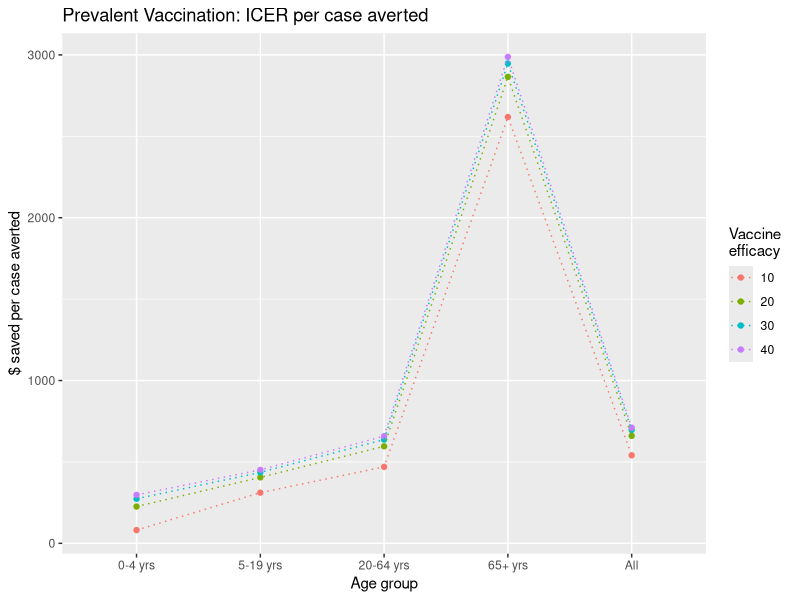
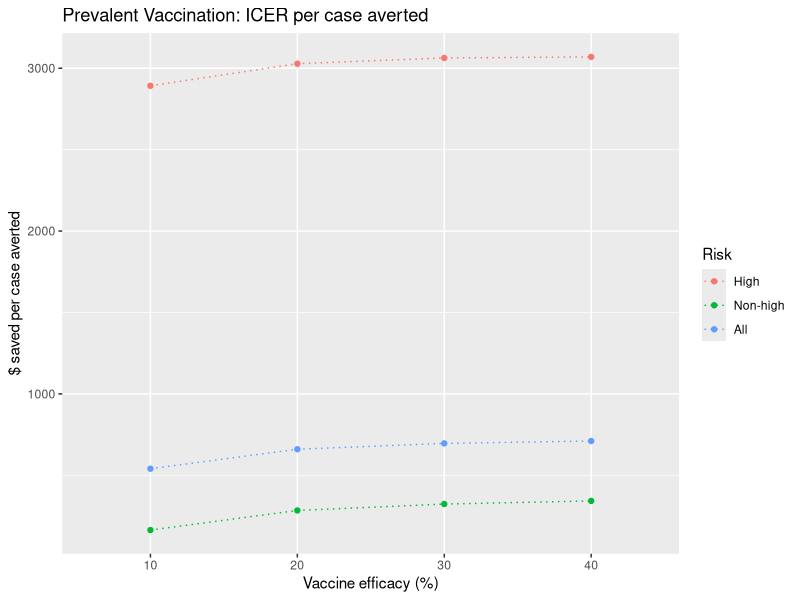
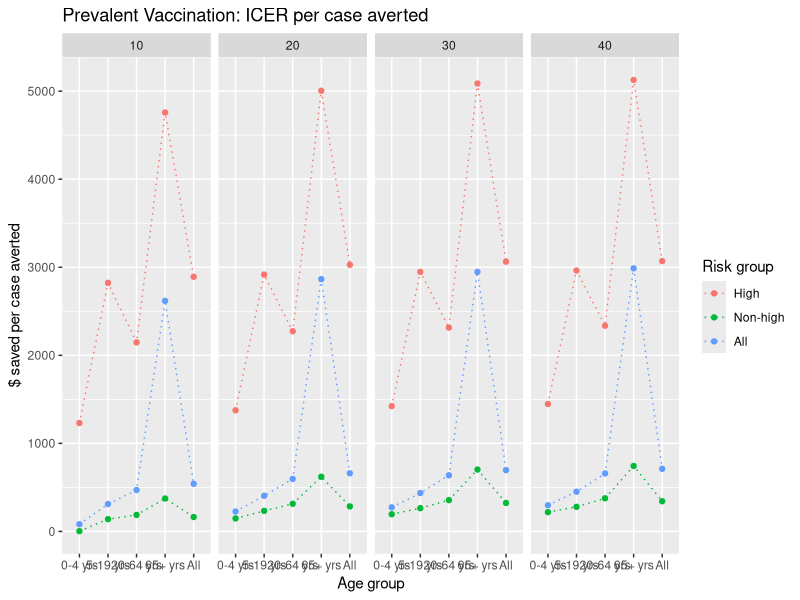
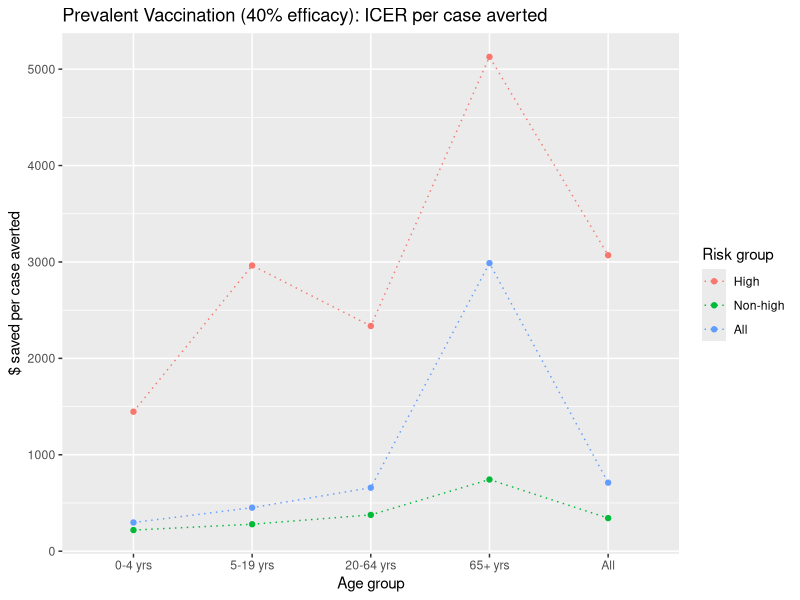
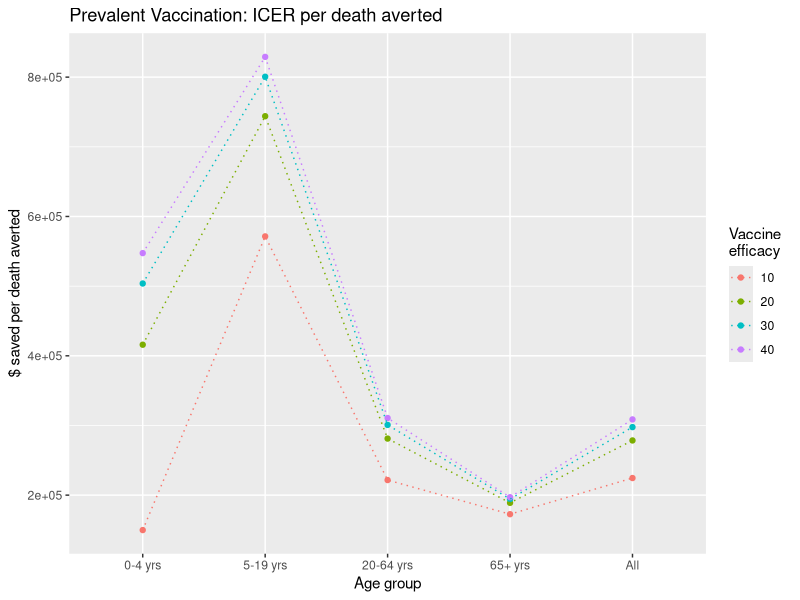
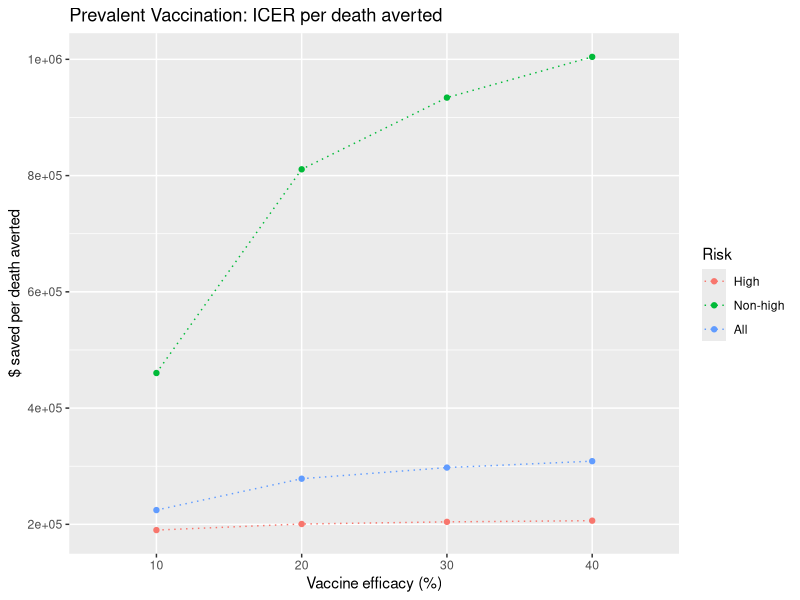
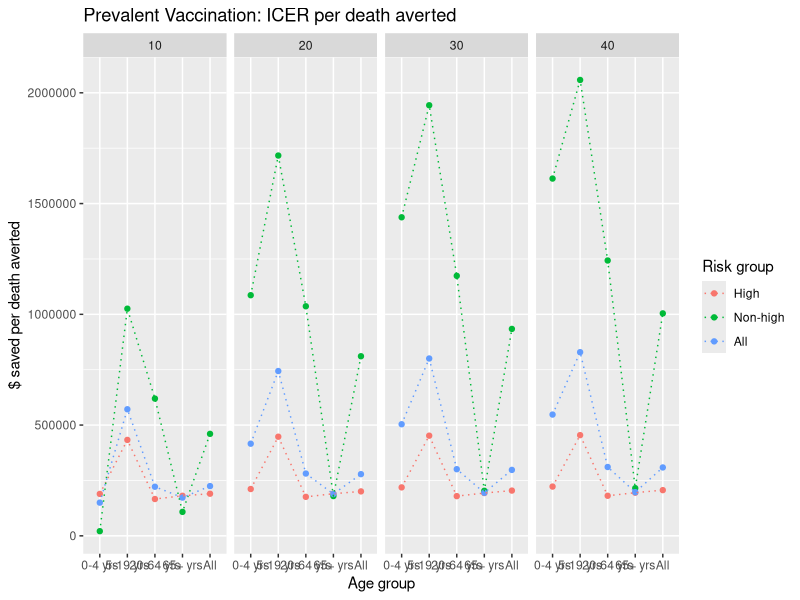
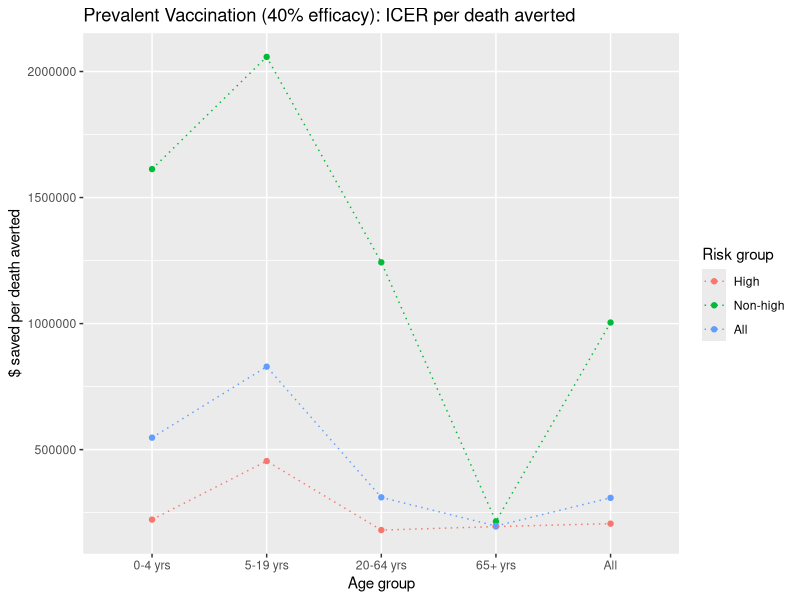

Write R code to recreate these figures, in order.
## ---- chunk 1
knitr::opts_chunk$set(
	echo = FALSE,
	warning = TRUE,
	cache = TRUE,
	tidy = TRUE
)
## ---- chunk 2
rm(list = ls(all.names = TRUE))

library(ggplot2)
library(tidyr)
library(dplyr)
library(knitr)
library(rmarkdown)
library(formatR)
## ---- chunk 3
data <- read.csv("df/icer-all.csv", as.is = TRUE)
df <- data[(data$reference=="base"),]

df$cost.diff.per100k <- as.numeric(df$cost.diff.per100k)
df$cases.averted <- as.numeric(df$cases.averted)
df$cases.averted.per100k <- as.numeric(df$cases.averted.per100k)
df$icer.case.averted <- as.numeric(df$icer.case.averted)
df$deaths.averted <- as.numeric(df$deaths.averted)
df$deaths.averted.per100k <- as.numeric(df$ deaths.averted.per100k)
df$icer.death.averted <- as.numeric(df$icer.death.averted)
df$dalys <- as.numeric(df$dalys)
df$dalys.per100k <- as.numeric(df$dalys.per100k)
df$dalys.averted <- as.numeric(df$dalys.averted)
df$dalys.averted.per100k <- as.numeric(df$dalys.averted.per100k)
df$icer.daly.averted <- as.numeric(df$icer.daly.averted)
## ---- chunk 4
# subset relevant efficacies
df2 <- df[!(df$scenario == 'vaxbase' & df$v.eff %in% c(50, 60)),]
#table(df2$v.eff, useNA = 'always')

df3 <- df2[!(df2$scenario == 'vax70' & df2$v.eff %in% c(30,40)), ]
#table(df3$scenario, df3$v.eff, useNA = 'always')

# factors
df3$age <- factor(df3$age, levels = c("0-4 yrs", "5-19 yrs", "20-64 yrs", "65+ yrs", "All"))
df3$risk <- factor(df3$risk, levels = c("High", "Non-high", "All"))
df3$scenario <- factor(df3$scenario, levels = c("vaxbase", "vax70"))
df3$v.eff <- factor(df3$v.eff)
## ---- chunk 5
# subset scenario
df_base <- df3[(df3$scenario == 'vaxbase'),]
df_vax70 <- df3[(df3$scenario == 'vax70'),]

# age groups
age_df_base <- df_base[(df_base$risk == "All"),]
age_df_vax70 <- df_vax70[(df_vax70$risk == "All"),]

# risk groups
risk_df_base <- df_base[!(df_base$age == 'All'),]
risk_df_vax70 <- df_vax70[!(df_vax70$age == 'All'),]
## ---- chunk 6
t <- labs(y = "$ saved per case averted", title = "Prevalent Vaccination: ICER per case averted")

ggplot(age_df_base, aes(x = age, y = icer.case.averted, color = v.eff, group = v.eff)) +
  geom_point() + geom_line(linetype = "dotted") + labs(x = "Age group", color = "Vaccine \nefficacy") + t

ggplot(df_base[(df_base$age=="All"),], aes(x = v.eff, y = icer.case.averted, group = risk, color = risk)) +
  geom_point() + geom_line(linetype = "dotted") + labs(x = "Vaccine efficacy (%)", color = "Risk") + t

ggplot(df_base, aes(x = age, y = icer.case.averted, group = risk, color = risk)) +
  geom_point() + geom_line(linetype = "dotted") + labs(x = "Age group", color = "Risk group") + t +
  facet_grid(~ v.eff)
## ---- chunk 7
ggplot(df_base[(df_base$v.eff == "40"),], aes(x = age, y = icer.case.averted, group = risk, color = risk)) +
  geom_point() + geom_line(linetype = "dotted") + labs(x = "Age group", color = "Risk group") + 
  ylab("$ saved per case averted") + ggtitle("Prevalent Vaccination (40% efficacy): ICER per case averted")
## ---- chunk 8
t <- labs(y = "$ saved per death averted", title = "Prevalent Vaccination: ICER per death averted")

ggplot(age_df_base, aes(x = age, y = icer.death.averted, color = v.eff, group = v.eff)) +
  geom_point() + geom_line(linetype = "dotted") + labs(x = "Age group", color = "Vaccine \nefficacy") + t

ggplot(df_base[(df_base$age=="All"),], aes(x = v.eff, y = icer.death.averted, group = risk, color = risk)) +
  geom_point() + geom_line(linetype = "dotted") + labs(x = "Vaccine efficacy (%)", color = "Risk") + t

ggplot(df_base, aes(x = age, y = icer.death.averted, group = risk, color = risk)) +
  geom_point() + geom_line(linetype = "dotted") + labs(x = "Age group", color = "Risk group") + t +
  facet_grid(~ v.eff)
## ---- chunk 9
ggplot(df_base[(df_base$v.eff == "40"),], aes(x = age, y = icer.death.averted, group = risk, color = risk)) +
  geom_point() + geom_line(linetype = "dotted") + labs(x = "Age group", color = "Risk group") + 
  ylab("$ saved per death averted") + ggtitle("Prevalent Vaccination (40% efficacy): ICER per death averted")
## ---- chunk 10
t <- labs(y = "$ saved per DALY averted", title = "Prevalent Vaccination: ICER per DALY averted")

ggplot(age_df_base, aes(x = age, y = icer.daly.averted, color = v.eff, group = v.eff)) +
  geom_point() + geom_line(linetype = "dotted") + labs(x = "Age group", color = "Vaccine \nefficacy") + t

ggplot(df_base[(df_base$age=="All"),], aes(x = v.eff, y = icer.daly.averted, group = risk, color = risk)) +
  geom_point() + geom_line(linetype = "dotted") + labs(x = "Vaccine efficacy (%)", color = "Risk") + t

ggplot(df_base, aes(x = age, y = icer.daly.averted, group = risk, color = risk)) +
  geom_point() + geom_line(linetype = "dotted") + labs(x = "Age group", color = "Risk group") + t +
  facet_grid(~ v.eff)
## ---- chunk 11
ggplot(df_base[(df_base$v.eff == "40"),], aes(x = age, y = icer.daly.averted, group = risk, color = risk)) +
  geom_point() + geom_line(linetype = "dotted") + labs(x = "Age group", color = "Risk group") + 
  ylab("$ saved per DALY averted") + ggtitle("Prevalent Vaccination (40% efficacy): ICER per DALY averted")
## ---- chunk 12
# age
g1 <- ggplot(age_df_base, aes(x = age, group = v.eff, color = v.eff)) +
  geom_point() + geom_line(linetype = "dotted") + labs(x = "Age group", color = "Vaccine \nefficacy")
# risk
g2 <- ggplot(df_base[(df_base$age=="All"),], aes(x = v.eff, group = risk, color = risk)) +
  geom_point() + geom_line(linetype = "dotted") + labs(x = "Vaccine efficacy", color = "Risk group")

g3 <- ggplot(risk_df_base, aes(x = age, group = risk, color = risk)) +
  geom_point() + geom_line(linetype = "dotted") + labs(x = "Age group", color = "Risk group") +
  facet_grid(~ v.eff)

g4 <- ggplot(df_base[(df_base$v.eff == "40"),], aes(x = age, group = risk, color = risk)) +
  geom_point() + geom_line(linetype = "dotted") + labs(x = "Age group", color = "Risk group")
## ---- chunk 13
# age groups
g1 + aes(y = cases) + labs(y = "Cases", title = "Prevalent Vaccination: Cases")
g1 + aes(y = cases.per100k) + labs(y = "Cases per 100k", title = "Prevalent Vaccination: Cases per 100k")
g1 + aes(y = cases.averted) + labs(y = "Cases averted", title = "Prevalent Vaccination: Cases averted")
g1 + aes(y = cases.averted.per100k) + labs(y = "Cases averted per 100k", title = "Prevalent Vaccination: Cases averted per 100k")

# risk groups
g2 + aes(y = cases) + labs(y = "Cases", title = "Prevalent Vaccination: Cases")
g2 + aes(y = cases.per100k) + labs(y = "Cases per 100k", title = "Prevalent Vaccination: Cases per 100k")
g2 + aes(y = cases.averted) + labs(y = "Cases averted", title = "Prevalent Vaccination: Cases averted")
g2 + aes(y = cases.averted.per100k) + labs(y = "Cases averted per 100k", title = "Prevalent Vaccination: Cases averted per 100k")

g3 + aes(y = cases) + labs(y = "Cases", title = "Prevalent Vaccination: Cases")
g3 + aes(y = cases.per100k) + labs(y = "Cases per 100k", title = "Prevalent Vaccination: Cases per 100k")
g3 + aes(y = cases.averted) + labs(y = "Cases averted", title = "Prevalent Vaccination: Cases averted")
g3 + aes(y = cases.averted.per100k) + labs(y = "Cases averted per 100k", title = "Prevalent Vaccination: Cases averted per 100k")
## ---- chunk 14
g4 + aes(y = cases) + labs(y = "Cases", title = "Prevalent Vaccination (40% VE): Cases")
g4 + aes(y = cases.per100k) + labs(y = "Cases per 100k", title = "Prevalent Vaccination (40% VE): Cases per 100k")
g4 + aes(y = cases.averted) + labs(y = "Cases averted", title = "Prevalent Vaccination (40% VE): Cases averted")
g4 + aes(y = cases.averted.per100k) + labs(y = "Cases averted per 100k", title = "Prevalent Vaccination (40% VE): Cases averted per 100k")
## ---- chunk 15
# age groups
g1 + aes(y = deaths) + labs(y = "Deaths", title = "Prevalent Vaccination: Deaths")
g1 + aes(y = deaths.per100k) + labs(y = "Deaths per 100k", title = "Prevalent Vaccination: Deaths per 100k")
g1 + aes(y = deaths.averted) + labs(y = "Deaths averted", title = "Prevalent Vaccination: Deaths averted")
g1 + aes(y = deaths.averted.per100k) + labs(y = "Deaths averted per 100k", title = "Prevalent Vaccination: Deaths averted per 100k")

# risk groups
g2 + aes(y = deaths) + labs(y = "Deaths", title = "Prevalent Vaccination: Deaths")
g2 + aes(y = deaths.per100k) + labs(y = "Deaths per 100k", title = "Prevalent Vaccination: Deaths per 100k")
g2 + aes(y = deaths.averted) + labs(y = "Deaths averted", title = "Prevalent Vaccination: Deaths averted")
g2 + aes(y = deaths.averted.per100k) + labs(y = "Deaths averted per 100k", title = "Prevalent Vaccination: Deaths averted per 100k")

g3 + aes(y = deaths) + labs(y = "Deaths", title = "Prevalent Vaccination: Deaths")
g3 + aes(y = deaths.per100k) + labs(y = "Deaths per 100k", title = "Prevalent Vaccination: Deaths per 100k")
g3 + aes(y = deaths.averted) + labs(y = "Deaths averted", title = "Prevalent Vaccination: Deaths averted")
g3 + aes(y = deaths.averted.per100k) + labs(y = "Deaths averted per 100k", title = "Prevalent Vaccination: Deaths averted per 100k")
## ---- chunk 16
g4 + aes(y = deaths) + labs(y = "Deaths", title = "Prevalent Vaccination (40% VE): Deaths")
g4 + aes(y = deaths.per100k) + labs(y = "Deaths per 100k", title = "Prevalent Vaccination (40% VE): Deaths per 100k")
g4 + aes(y = deaths.averted) + labs(y = "Deaths averted", title = "Prevalent Vaccination (40% VE): Deaths averted")
g4 + aes(y = deaths.averted.per100k) + labs(y = "Deaths averted per 100k", title = "Prevalent Vaccination (40% VE): Deaths averted per 100k")
## ---- chunk 17
# age groups
g1 + aes(y = dalys) + labs(y = "DALYs", title = "Prevalent Vaccination: DALYs")
g1 + aes(y = dalys.per100k) + labs(y = "DALYs per 100k", title = "Prevalent Vaccination: DALYs per 100k")
g1 + aes(y = dalys.averted) + labs(y = "DALYs averted", title = "Prevalent Vaccination: DALYs averted")
g1 + aes(y = dalys.averted.per100k) + labs(y = "DALYs averted per 100k", title = "Prevalent Vaccination: DALYs averted per 100k")
# risk groups
g2 + aes(y = dalys) + labs(y = "DALYs", title = "Prevalent Vaccination: DALYs")
g2 + aes(y = dalys.per100k) + labs(y = "DALYs per 100k", title = "Prevalent Vaccination: DALYs per 100k")
g2 + aes(y = dalys.averted) + labs(y = "DALYs averted", title = "Prevalent Vaccination: DALYs averted")
g2 + aes(y = dalys.averted.per100k) + labs(y = "DALYs averted per 100k", title = "Prevalent Vaccination: DALYs averted per 100k")

g3 + aes(y = dalys) + labs(y = "DALYs", title = "Prevalent Vaccination: DALYs")
g3 + aes(y = dalys.per100k) + labs(y = "DALYs per 100k", title = "Prevalent Vaccination: DALYs per 100k")
g3 + aes(y = dalys.averted) + labs(y = "DALYs averted", title = "Prevalent Vaccination: DALYs averted")
g3 + aes(y = dalys.averted.per100k) + labs(y = "DALYs averted per 100k", title = "Prevalent Vaccination: DALYs averted per 100k")
## ---- chunk 18
g4 + aes(y = dalys) + labs(y = "DALYs", title = "Prevalent Vaccination (40% VE): DALYs")
g4 + aes(y = dalys.per100k) + labs(y = "DALYs per 100k", title = "Prevalent Vaccination (40% VE): DALYs per 100k")
g4 + aes(y = dalys.averted) + labs(y = "DALYs averted", title = "Prevalent Vaccination (40% VE): DALYs averted")
g4 + aes(y = dalys.averted.per100k) + labs(y = "DALYs averted per 100k", title = "Prevalent Vaccination (40% VE): DALYs averted per 100k")
## ---- chunk 19
g5 <- ggplot(df_base, aes(x = dalys.averted.per100k, y = cost.diff.per100k)) +
  labs(x = "DALYs averted per 100K", y = "Cost saved per 100K", title = "Prevalent Vaccination: Cost saved vs. DALYs averted")

g5 + aes(color = risk, group = risk) + geom_point() + facet_grid(v.eff ~ age)

g5 + aes(color = age, group = age) + geom_point() + facet_grid(v.eff ~ risk)
## ---- chunk 20
g <- ggplot(df_vax70[(df_vax70$age=="All"),], aes(x = v.eff, color = risk, group = risk))
t1 <- labs(y = "$ saved per case averted", title = "70% Vaccination: ICER per case averted")
t2 <- labs(y = "$ saved per death averted", title = "70% Vaccination: ICER per death averted")
t3 <- labs(y = "$ saved per DALY averted", title = "70% Vaccination: ICER per DALY averted")

ggplot(age_df_vax70, aes(x = age, y = icer.case.averted, color = v.eff, group = v.eff)) +
  geom_point() + geom_line(linetype = "dotted") + 
  labs(x = "Age group", color = "Vaccine \nefficacy") + t1

g + aes(y = icer.case.averted) + geom_point() + geom_line(linetype = "dotted") +
  t1 + labs(x = "Vaccine efficacy (%)", color = "Risk group")

ggplot(df_vax70, aes(x = age, y = icer.case.averted, group = risk, color = risk)) +
  geom_point() + geom_line(linetype = "dotted") + labs(color = "Risk group") + 
  ylab("$ saved per case averted") + ggtitle("70% Vaccination: ICER per case averted") + facet_grid(~ v.eff)
## ---- chunk 21
ggplot(age_df_vax70, aes(x = age, y = icer.death.averted, color = v.eff, group = v.eff)) +
  geom_point() + geom_line(linetype = "dotted") + 
  labs(x = "Age group", color = "Vaccine \nefficacy") + t2

g + aes(y = icer.death.averted) + geom_point() + geom_line(linetype = "dotted") +
  t2 + labs(x = "Vaccine efficacy (%)", color = "Risk group")

ggplot(df_vax70, aes(x = age, y = icer.death.averted, group = risk, color = risk)) +
  geom_point() + geom_line(linetype = "dotted") + labs(color = "Risk group") + 
  ylab("$ saved per death averted") + ggtitle("70% Vaccination: ICER per death averted") + facet_grid(~ v.eff)
## ---- chunk 22
ggplot(age_df_vax70, aes(x = age, y = icer.daly.averted, color = v.eff, group = v.eff)) +
  geom_point() + geom_line(linetype = "dotted") +
  labs(x = "Age group", color = "Vaccine \nefficacy") + t3

g + aes(y = icer.daly.averted) + geom_point() + geom_line(linetype = "dotted") +
  t3 + labs(x = "Vaccine efficacy (%)", color = "Risk group")

ggplot(df_vax70, aes(x = age, y = icer.daly.averted, group = risk, color = risk)) +
  geom_point() + geom_line(linetype = "dotted") + labs(color = "Risk group") + 
  ylab("$ saved per DALY averted") + ggtitle("70% Vaccination: ICER per DALY averted") + facet_grid(~ v.eff)
## ---- chunk 23
# age
h1 <- ggplot(age_df_vax70, aes(x = age, group = v.eff, color = v.eff)) +
  geom_point() + geom_line(linetype = "dotted") + labs(x = "Age group", color = "Vaccine \nefficacy")
# risk
h2 <- ggplot(df_vax70[(df_vax70$age=="All"),], aes(x = v.eff, group = risk, color = risk)) +
  geom_point() + geom_line(linetype = "dotted") + labs(x = "Vaccine efficacy", color = "Risk group")

h3 <- ggplot(risk_df_vax70, aes(x = age, group = risk, color = risk)) +
  geom_point() + geom_line(linetype = "dotted") + labs(x = "Age group", color = "Risk group") +
  facet_grid(~ v.eff)
## ---- chunk 24
# age groups
h1 + aes(y = cases) + labs(y = "Cases", title = "70% Vaccination: Cases")
h1 + aes(y = cases.per100k) + labs(y = "Cases per 100k", title = "70% Vaccination: Cases per 100k")
h1 + aes(y = cases.averted) + labs(y = "Cases averted", title = "70% Vaccination: Cases averted")
h1 + aes(y = cases.averted.per100k) + labs(y = "Cases averted per 100k", title = "70% Vaccination: Cases averted per 100k")

# risk groups
h2 + aes(y = cases) + labs(y = "Cases", title = "70% Vaccination: Cases")
h2 + aes(y = cases.per100k) + labs(y = "Cases per 100k", title = "70% Vaccination: Cases per 100k")
h2 + aes(y = cases.averted) + labs(y = "Cases averted", title = "70% Vaccination: Cases averted")
h2 + aes(y = cases.averted.per100k) + labs(y = "Cases averted per 100k", title = "70% Vaccination: Cases averted per 100k")

h3 + aes(y = cases) + labs(y = "Cases", title = "70% Vaccination: Cases")
h3 + aes(y = cases.per100k) + labs(y = "Cases per 100k", title = "70% Vaccination: Cases per 100k")
h3 + aes(y = cases.averted) + labs(y = "Cases averted", title = "70% Vaccination: Cases averted")
h3 + aes(y = cases.averted.per100k) + labs(y = "Cases averted per 100k", title = "70% Vaccination: Cases averted per 100k")
## ---- chunk 25
# age groups
h1 + aes(y = deaths) + labs(y = "Deaths", title = "70% Vaccination: Deaths")
h1 + aes(y = deaths.per100k) + labs(y = "Deaths per 100k", title = "70% Vaccination: Deaths per 100k")
h1 + aes(y = deaths.averted) + labs(y = "Deaths averted", title = "70% Vaccination: Deaths averted")
h1 + aes(y = deaths.averted.per100k) + labs(y = "Deaths averted per 100k", title = "70% Vaccination: Deaths averted per 100k")

# risk groups
h2 + aes(y = deaths) + labs(y = "Deaths", title = "70% Vaccination: Deaths")
h2 + aes(y = deaths.per100k) + labs(y = "Deaths per 100k", title = "70% Vaccination: Deaths per 100k")
h2 + aes(y = deaths.averted) + labs(y = "Deaths averted", title = "70% Vaccination: Deaths averted")
h2 + aes(y = deaths.averted.per100k) + labs(y = "Deaths averted per 100k", title = "70% Vaccination: Deaths averted per 100k")

h3 + aes(y = deaths) + labs(y = "Deaths", title = "70% Vaccination: Deaths")
h3 + aes(y = deaths.per100k) + labs(y = "Deaths per 100k", title = "70% Vaccination: Deaths per 100k")
h3 + aes(y = deaths.averted) + labs(y = "Deaths averted", title = "70% Vaccination: Deaths averted")
h3 + aes(y = deaths.averted.per100k) + labs(y = "Deaths averted per 100k", title = "70% Vaccination: Deaths averted per 100k")
## ---- chunk 26
# age groups
h1 + aes(y = dalys) + labs(y = "DALYs", title = "70% Vaccination: DALYs")
h1 + aes(y = dalys.per100k) + labs(y = "DALYs per 100k", title = "70% Vaccination: DALYs per 100k")
h1 + aes(y = dalys.averted) + labs(y = "DALYs averted", title = "70% Vaccination: DALYs averted")
h1 + aes(y = dalys.averted.per100k) + labs(y = "DALYs averted per 100k", title = "70% Vaccination: DALYs averted per 100k")
# risk groups
h2 + aes(y = dalys) + labs(y = "DALYs", title = "70% Vaccination: DALYs")
h2 + aes(y = dalys.per100k) + labs(y = "DALYs per 100k", title = "70% Vaccination: DALYs per 100k")
h2 + aes(y = dalys.averted) + labs(y = "DALYs averted", title = "70% Vaccination: DALYs averted")
h2 + aes(y = dalys.averted.per100k) + labs(y = "DALYs averted per 100k", title = "70% Vaccination: DALYs averted per 100k")

h3 + aes(y = dalys) + labs(y = "DALYs", title = "70% Vaccination: DALYs")
h3 + aes(y = dalys.per100k) + labs(y = "DALYs per 100k", title = "70% Vaccination: DALYs per 100k")
h3 + aes(y = dalys.averted) + labs(y = "DALYs averted", title = "70% Vaccination: DALYs averted")
h3 + aes(y = dalys.averted.per100k) + labs(y = "DALYs averted per 100k", title = "70% Vaccination: DALYs averted per 100k")
## ---- chunk 27
h5 <- ggplot(df_vax70, aes(x = dalys.averted.per100k, y = cost.diff.per100k)) +
  labs(x = "DALYs averted per 100K", y = "Cost saved per 100K", title = "70% Vaccination: Cost saved vs. DALYs averted")

h5 + aes(color = risk, group = risk) + geom_point() + facet_grid(v.eff ~ age)

h5 + aes(color = age, group = age) + geom_point() + facet_grid(v.eff ~ risk)
